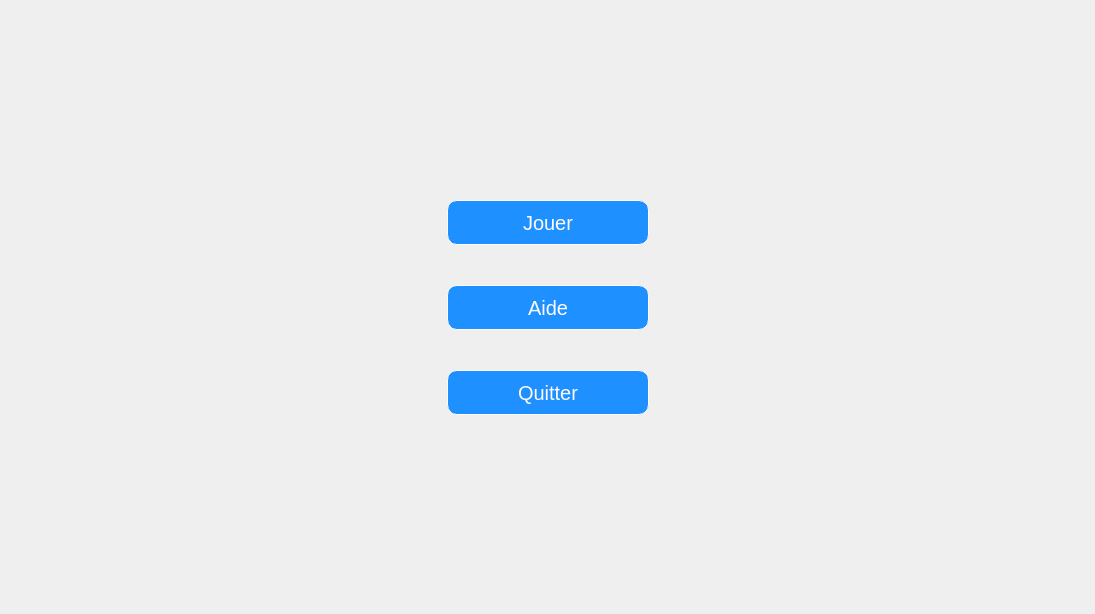
<?xml version="1.0" encoding="UTF-8"?>
<ui version="4.0">
 <class>MainWindow</class>
 <widget class="QMainWindow" name="MainWindow">
  <property name="geometry">
   <rect>
    <x>0</x>
    <y>0</y>
    <width>1095</width>
    <height>614</height>
   </rect>
  </property>
  <property name="minimumSize">
   <size>
    <width>20</width>
    <height>30</height>
   </size>
  </property>
  <property name="maximumSize">
   <size>
    <width>1292</width>
    <height>614</height>
   </size>
  </property>
  <property name="windowTitle">
   <string>MainWindow</string>
  </property>
  <property name="styleSheet">
   <string notr="true">QMainWindow
{
background-image: url(:/imgs/imgs/london.jpg);
background-image:no-repeat;
border-image:url(:/imgs/imgs/london.jpg) 0 0 0 0 stretch ;
}

QPushButton
{
	background-color:white;
}

</string>
  </property>
  <widget class="QWidget" name="centralWidget">
   <property name="styleSheet">
    <string notr="true"/>
   </property>
   <layout class="QVBoxLayout" name="verticalLayout_2">
    <item>
     <widget class="QStackedWidget" name="menu">
      <property name="styleSheet">
       <string notr="true"/>
      </property>
      <property name="currentIndex">
       <number>0</number>
      </property>
      <widget class="QWidget" name="start">
       <property name="styleSheet">
        <string notr="true">QPushButton
{
	width: 200px;
	border: 1px solid snow;
	border-radius: 10px 10px 10px 10px;
	background-color:DodgerBlue ;
	color:snow;
	font-size:20px;
}
QPushButton:hover
{
	background-color:DarkSlateBlue ;
}</string>
       </property>
       <layout class="QGridLayout" name="gridLayout">
        <item row="0" column="2">
         <spacer name="horizontalSpacer_2">
          <property name="orientation">
           <enum>Qt::Horizontal</enum>
          </property>
          <property name="sizeHint" stdset="0">
           <size>
            <width>40</width>
            <height>20</height>
           </size>
          </property>
         </spacer>
        </item>
        <item row="0" column="0">
         <spacer name="horizontalSpacer">
          <property name="orientation">
           <enum>Qt::Horizontal</enum>
          </property>
          <property name="sizeHint" stdset="0">
           <size>
            <width>40</width>
            <height>20</height>
           </size>
          </property>
         </spacer>
        </item>
        <item row="0" column="1">
         <layout class="QVBoxLayout" name="verticalLayout">
          <property name="spacing">
           <number>0</number>
          </property>
          <item>
           <spacer name="verticalSpacer">
            <property name="orientation">
             <enum>Qt::Vertical</enum>
            </property>
            <property name="sizeType">
             <enum>QSizePolicy::Expanding</enum>
            </property>
            <property name="sizeHint" stdset="0">
             <size>
              <width>20</width>
              <height>40</height>
             </size>
            </property>
           </spacer>
          </item>
          <item>
           <widget class="QPushButton" name="playB">
            <property name="sizePolicy">
             <sizepolicy hsizetype="Fixed" vsizetype="Fixed">
              <horstretch>0</horstretch>
              <verstretch>0</verstretch>
             </sizepolicy>
            </property>
            <property name="minimumSize">
             <size>
              <width>60</width>
              <height>45</height>
             </size>
            </property>
            <property name="styleSheet">
             <string notr="true"> font: 75 33pt &quot;Purisa&quot;;</string>
            </property>
            <property name="text">
             <string>Jouer</string>
            </property>
           </widget>
          </item>
          <item>
           <spacer name="verticalSpacer_3">
            <property name="orientation">
             <enum>Qt::Vertical</enum>
            </property>
            <property name="sizeType">
             <enum>QSizePolicy::Preferred</enum>
            </property>
            <property name="sizeHint" stdset="0">
             <size>
              <width>20</width>
              <height>40</height>
             </size>
            </property>
           </spacer>
          </item>
          <item>
           <widget class="QPushButton" name="help">
            <property name="minimumSize">
             <size>
              <width>60</width>
              <height>45</height>
             </size>
            </property>
            <property name="styleSheet">
             <string notr="true"> font: 75 33pt &quot;Purisa&quot;;</string>
            </property>
            <property name="text">
             <string>Aide</string>
            </property>
           </widget>
          </item>
          <item>
           <spacer name="verticalSpacer_4">
            <property name="orientation">
             <enum>Qt::Vertical</enum>
            </property>
            <property name="sizeType">
             <enum>QSizePolicy::Preferred</enum>
            </property>
            <property name="sizeHint" stdset="0">
             <size>
              <width>20</width>
              <height>40</height>
             </size>
            </property>
           </spacer>
          </item>
          <item>
           <widget class="QPushButton" name="pushButton_3">
            <property name="minimumSize">
             <size>
              <width>60</width>
              <height>45</height>
             </size>
            </property>
            <property name="styleSheet">
             <string notr="true"> font: 75 33pt &quot;Purisa&quot;;</string>
            </property>
            <property name="text">
             <string>Quitter</string>
            </property>
           </widget>
          </item>
          <item>
           <spacer name="verticalSpacer_2">
            <property name="orientation">
             <enum>Qt::Vertical</enum>
            </property>
            <property name="sizeHint" stdset="0">
             <size>
              <width>20</width>
              <height>40</height>
             </size>
            </property>
           </spacer>
          </item>
         </layout>
        </item>
       </layout>
      </widget>
      <widget class="QWidget" name="options">
       <property name="styleSheet">
        <string notr="true">QPushButton
{
	width: 200px;
	border: 1px solid snow;
	border-radius: 10px 10px 10px 10px;
	background-color:DodgerBlue ;
	color:snow;
	font-size:20px;
}
QPushButton:hover
{
	background-color:DarkSlateBlue ;
}</string>
       </property>
       <layout class="QVBoxLayout" name="verticalLayout_3">
        <item>
         <spacer name="verticalSpacer_8">
          <property name="orientation">
           <enum>Qt::Vertical</enum>
          </property>
          <property name="sizeHint" stdset="0">
           <size>
            <width>20</width>
            <height>40</height>
           </size>
          </property>
         </spacer>
        </item>
        <item>
         <layout class="QHBoxLayout" name="horizontalLayout_5">
          <item>
           <spacer name="horizontalSpacer_4">
            <property name="orientation">
             <enum>Qt::Horizontal</enum>
            </property>
            <property name="sizeHint" stdset="0">
             <size>
              <width>40</width>
              <height>20</height>
             </size>
            </property>
           </spacer>
          </item>
          <item>
           <widget class="QPushButton" name="back">
            <property name="text">
             <string>Retour</string>
            </property>
           </widget>
          </item>
          <item>
           <widget class="QPushButton" name="nb4">
            <property name="minimumSize">
             <size>
              <width>169</width>
              <height>25</height>
             </size>
            </property>
            <property name="text">
             <string>4</string>
            </property>
           </widget>
          </item>
          <item>
           <widget class="QPushButton" name="nb5">
            <property name="text">
             <string>5</string>
            </property>
           </widget>
          </item>
          <item>
           <widget class="QPushButton" name="nb6">
            <property name="text">
             <string>6</string>
            </property>
           </widget>
          </item>
          <item>
           <widget class="QPushButton" name="nb7">
            <property name="text">
             <string>7</string>
            </property>
           </widget>
          </item>
          <item>
           <widget class="QPushButton" name="nb8">
            <property name="text">
             <string>8</string>
            </property>
           </widget>
          </item>
          <item>
           <spacer name="horizontalSpacer_5">
            <property name="orientation">
             <enum>Qt::Horizontal</enum>
            </property>
            <property name="sizeHint" stdset="0">
             <size>
              <width>40</width>
              <height>20</height>
             </size>
            </property>
           </spacer>
          </item>
         </layout>
        </item>
        <item>
         <spacer name="verticalSpacer_5">
          <property name="orientation">
           <enum>Qt::Vertical</enum>
          </property>
          <property name="sizeHint" stdset="0">
           <size>
            <width>20</width>
            <height>40</height>
           </size>
          </property>
         </spacer>
        </item>
        <item>
         <layout class="QHBoxLayout" name="horizontalLayout_7">
          <property name="leftMargin">
           <number>0</number>
          </property>
          <property name="rightMargin">
           <number>0</number>
          </property>
          <item>
           <spacer name="horizontalSpacer_7">
            <property name="orientation">
             <enum>Qt::Horizontal</enum>
            </property>
            <property name="sizeHint" stdset="0">
             <size>
              <width>40</width>
              <height>20</height>
             </size>
            </property>
           </spacer>
          </item>
          <item>
           <layout class="QGridLayout" name="gridPseudo"/>
          </item>
          <item>
           <spacer name="horizontalSpacer_6">
            <property name="orientation">
             <enum>Qt::Horizontal</enum>
            </property>
            <property name="sizeHint" stdset="0">
             <size>
              <width>40</width>
              <height>20</height>
             </size>
            </property>
           </spacer>
          </item>
         </layout>
        </item>
        <item>
         <spacer name="verticalSpacer_6">
          <property name="orientation">
           <enum>Qt::Vertical</enum>
          </property>
          <property name="sizeHint" stdset="0">
           <size>
            <width>20</width>
            <height>40</height>
           </size>
          </property>
         </spacer>
        </item>
        <item>
         <layout class="QHBoxLayout" name="horizontalLayout_6">
          <item>
           <spacer name="horizontalSpacer_3">
            <property name="orientation">
             <enum>Qt::Horizontal</enum>
            </property>
            <property name="sizeHint" stdset="0">
             <size>
              <width>40</width>
              <height>20</height>
             </size>
            </property>
           </spacer>
          </item>
          <item>
           <spacer name="horizontalSpacer_9">
            <property name="orientation">
             <enum>Qt::Horizontal</enum>
            </property>
            <property name="sizeHint" stdset="0">
             <size>
              <width>40</width>
              <height>20</height>
             </size>
            </property>
           </spacer>
          </item>
          <item>
           <widget class="QPushButton" name="go">
            <property name="minimumSize">
             <size>
              <width>20</width>
              <height>40</height>
             </size>
            </property>
            <property name="text">
             <string>COMMENCER !</string>
            </property>
           </widget>
          </item>
          <item>
           <spacer name="horizontalSpacer_8">
            <property name="orientation">
             <enum>Qt::Horizontal</enum>
            </property>
            <property name="sizeHint" stdset="0">
             <size>
              <width>40</width>
              <height>20</height>
             </size>
            </property>
           </spacer>
          </item>
         </layout>
        </item>
        <item>
         <spacer name="verticalSpacer_7">
          <property name="orientation">
           <enum>Qt::Vertical</enum>
          </property>
          <property name="sizeHint" stdset="0">
           <size>
            <width>20</width>
            <height>40</height>
           </size>
          </property>
         </spacer>
        </item>
       </layout>
      </widget>
      <widget class="QWidget" name="board">
       <layout class="QVBoxLayout" name="verticalLayout_5">
        <item>
         <spacer name="verticalSpacer_11">
          <property name="orientation">
           <enum>Qt::Vertical</enum>
          </property>
          <property name="sizeHint" stdset="0">
           <size>
            <width>20</width>
            <height>40</height>
           </size>
          </property>
         </spacer>
        </item>
        <item>
         <layout class="QVBoxLayout" name="verticalLayout_4">
          <property name="bottomMargin">
           <number>0</number>
          </property>
          <item>
           <layout class="QHBoxLayout" name="horizontalLayout_10">
            <item>
             <spacer name="horizontalSpacer_15">
              <property name="orientation">
               <enum>Qt::Horizontal</enum>
              </property>
              <property name="sizeHint" stdset="0">
               <size>
                <width>40</width>
                <height>20</height>
               </size>
              </property>
             </spacer>
            </item>
            <item>
             <widget class="QPushButton" name="backOptions">
              <property name="styleSheet">
               <string notr="true">QPushButton
{
	width: 200px;
	border: 1px solid snow;
	border-radius: 10px 10px 10px 10px;
	background-color:DodgerBlue ;
	color:snow;
	font-size:20px;
}
QPushButton:hover
{
	background-color:#ff6666 ;
}</string>
              </property>
              <property name="text">
               <string>back</string>
              </property>
             </widget>
            </item>
            <item>
             <spacer name="horizontalSpacer_11">
              <property name="orientation">
               <enum>Qt::Horizontal</enum>
              </property>
              <property name="sizeHint" stdset="0">
               <size>
                <width>40</width>
                <height>20</height>
               </size>
              </property>
             </spacer>
            </item>
            <item>
             <widget class="QLabel" name="label">
              <property name="minimumSize">
               <size>
                <width>100</width>
                <height>0</height>
               </size>
              </property>
              <property name="styleSheet">
               <string notr="true">QLabel
{
	border: 1px solid snow;
	border-radius: 10px 10px 10px 10px;
	background-color:DodgerBlue ;
	color:snow;
	font-size:20px;
}</string>
              </property>
              <property name="text">
               <string>Round</string>
              </property>
              <property name="alignment">
               <set>Qt::AlignCenter</set>
              </property>
             </widget>
            </item>
            <item>
             <spacer name="horizontalSpacer_16">
              <property name="orientation">
               <enum>Qt::Horizontal</enum>
              </property>
              <property name="sizeType">
               <enum>QSizePolicy::Minimum</enum>
              </property>
              <property name="sizeHint" stdset="0">
               <size>
                <width>40</width>
                <height>20</height>
               </size>
              </property>
             </spacer>
            </item>
            <item>
             <widget class="QLabel" name="label_2">
              <property name="minimumSize">
               <size>
                <width>100</width>
                <height>0</height>
               </size>
              </property>
              <property name="styleSheet">
               <string notr="true">QLabel
{
	border: 1px solid snow;
	border-radius: 10px 10px 10px 10px;
	background-color:DodgerBlue ;
	color:snow;
	font-size:20px;
}</string>
              </property>
              <property name="text">
               <string>Defusings</string>
              </property>
              <property name="alignment">
               <set>Qt::AlignCenter</set>
              </property>
             </widget>
            </item>
            <item>
             <spacer name="horizontalSpacer_17">
              <property name="orientation">
               <enum>Qt::Horizontal</enum>
              </property>
              <property name="sizeType">
               <enum>QSizePolicy::Minimum</enum>
              </property>
              <property name="sizeHint" stdset="0">
               <size>
                <width>40</width>
                <height>20</height>
               </size>
              </property>
             </spacer>
            </item>
            <item>
             <widget class="QLabel" name="label_3">
              <property name="minimumSize">
               <size>
                <width>100</width>
                <height>0</height>
               </size>
              </property>
              <property name="baseSize">
               <size>
                <width>20</width>
                <height>30</height>
               </size>
              </property>
              <property name="styleSheet">
               <string notr="true">QLabel
{
	border: 1px solid snow;
	border-radius: 10px 10px 10px 10px;
	background-color:DodgerBlue ;
	color:snow;
	font-size:20px;
}</string>
              </property>
              <property name="text">
               <string>Tour</string>
              </property>
              <property name="alignment">
               <set>Qt::AlignCenter</set>
              </property>
             </widget>
            </item>
            <item>
             <spacer name="horizontalSpacer_12">
              <property name="orientation">
               <enum>Qt::Horizontal</enum>
              </property>
              <property name="sizeHint" stdset="0">
               <size>
                <width>20</width>
                <height>20</height>
               </size>
              </property>
             </spacer>
            </item>
           </layout>
          </item>
          <item>
           <spacer name="verticalSpacer_9">
            <property name="orientation">
             <enum>Qt::Vertical</enum>
            </property>
            <property name="sizeHint" stdset="0">
             <size>
              <width>20</width>
              <height>40</height>
             </size>
            </property>
           </spacer>
          </item>
          <item>
           <layout class="QHBoxLayout" name="horizontalLayout_11">
            <item>
             <spacer name="horizontalSpacer_13">
              <property name="orientation">
               <enum>Qt::Horizontal</enum>
              </property>
              <property name="sizeHint" stdset="0">
               <size>
                <width>40</width>
                <height>20</height>
               </size>
              </property>
             </spacer>
            </item>
            <item>
             <spacer name="horizontalSpacer_20">
              <property name="orientation">
               <enum>Qt::Horizontal</enum>
              </property>
              <property name="sizeHint" stdset="0">
               <size>
                <width>40</width>
                <height>20</height>
               </size>
              </property>
             </spacer>
            </item>
            <item>
             <spacer name="horizontalSpacer_21">
              <property name="orientation">
               <enum>Qt::Horizontal</enum>
              </property>
              <property name="sizeHint" stdset="0">
               <size>
                <width>40</width>
                <height>20</height>
               </size>
              </property>
             </spacer>
            </item>
            <item>
             <widget class="QLineEdit" name="round">
              <property name="minimumSize">
               <size>
                <width>0</width>
                <height>0</height>
               </size>
              </property>
             </widget>
            </item>
            <item>
             <widget class="QLineEdit" name="nbDefusing"/>
            </item>
            <item>
             <widget class="QLineEdit" name="tour"/>
            </item>
            <item>
             <spacer name="horizontalSpacer_14">
              <property name="orientation">
               <enum>Qt::Horizontal</enum>
              </property>
              <property name="sizeHint" stdset="0">
               <size>
                <width>40</width>
                <height>20</height>
               </size>
              </property>
             </spacer>
            </item>
           </layout>
          </item>
         </layout>
        </item>
        <item>
         <spacer name="verticalSpacer_10">
          <property name="orientation">
           <enum>Qt::Vertical</enum>
          </property>
          <property name="sizeHint" stdset="0">
           <size>
            <width>20</width>
            <height>40</height>
           </size>
          </property>
         </spacer>
        </item>
        <item>
         <layout class="QHBoxLayout" name="horizontalLayout_8">
          <item>
           <spacer name="horizontalSpacer_19">
            <property name="orientation">
             <enum>Qt::Horizontal</enum>
            </property>
            <property name="sizeHint" stdset="0">
             <size>
              <width>40</width>
              <height>20</height>
             </size>
            </property>
           </spacer>
          </item>
          <item>
           <widget class="QPushButton" name="role">
            <property name="minimumSize">
             <size>
              <width>200</width>
              <height>300</height>
             </size>
            </property>
            <property name="styleSheet">
             <string notr="true"/>
            </property>
            <property name="text">
             <string/>
            </property>
           </widget>
          </item>
          <item>
           <spacer name="horizontalSpacer_10">
            <property name="orientation">
             <enum>Qt::Horizontal</enum>
            </property>
            <property name="sizeHint" stdset="0">
             <size>
              <width>40</width>
              <height>20</height>
             </size>
            </property>
           </spacer>
          </item>
          <item>
           <widget class="QPushButton" name="card1">
            <property name="minimumSize">
             <size>
              <width>100</width>
              <height>200</height>
             </size>
            </property>
            <property name="text">
             <string/>
            </property>
           </widget>
          </item>
          <item>
           <widget class="QPushButton" name="card2">
            <property name="minimumSize">
             <size>
              <width>100</width>
              <height>200</height>
             </size>
            </property>
            <property name="text">
             <string/>
            </property>
           </widget>
          </item>
          <item>
           <widget class="QPushButton" name="card3">
            <property name="minimumSize">
             <size>
              <width>100</width>
              <height>200</height>
             </size>
            </property>
            <property name="text">
             <string/>
            </property>
           </widget>
          </item>
          <item>
           <widget class="QPushButton" name="card4">
            <property name="minimumSize">
             <size>
              <width>100</width>
              <height>200</height>
             </size>
            </property>
            <property name="text">
             <string/>
            </property>
           </widget>
          </item>
          <item>
           <widget class="QPushButton" name="card5">
            <property name="minimumSize">
             <size>
              <width>100</width>
              <height>200</height>
             </size>
            </property>
            <property name="text">
             <string/>
            </property>
           </widget>
          </item>
          <item>
           <spacer name="horizontalSpacer_18">
            <property name="orientation">
             <enum>Qt::Horizontal</enum>
            </property>
            <property name="sizeHint" stdset="0">
             <size>
              <width>40</width>
              <height>20</height>
             </size>
            </property>
           </spacer>
          </item>
         </layout>
        </item>
        <item>
         <spacer name="verticalSpacer_13">
          <property name="orientation">
           <enum>Qt::Vertical</enum>
          </property>
          <property name="sizeHint" stdset="0">
           <size>
            <width>20</width>
            <height>40</height>
           </size>
          </property>
         </spacer>
        </item>
        <item>
         <layout class="QHBoxLayout" name="horizontalLayout">
          <item>
           <widget class="QPushButton" name="player1">
            <property name="sizePolicy">
             <sizepolicy hsizetype="Fixed" vsizetype="Fixed">
              <horstretch>0</horstretch>
              <verstretch>0</verstretch>
             </sizepolicy>
            </property>
            <property name="minimumSize">
             <size>
              <width>100</width>
              <height>170</height>
             </size>
            </property>
            <property name="styleSheet">
             <string notr="true"/>
            </property>
            <property name="text">
             <string/>
            </property>
           </widget>
          </item>
          <item>
           <widget class="QPushButton" name="player2">
            <property name="sizePolicy">
             <sizepolicy hsizetype="Fixed" vsizetype="Fixed">
              <horstretch>0</horstretch>
              <verstretch>0</verstretch>
             </sizepolicy>
            </property>
            <property name="minimumSize">
             <size>
              <width>100</width>
              <height>170</height>
             </size>
            </property>
            <property name="styleSheet">
             <string notr="true"/>
            </property>
            <property name="text">
             <string/>
            </property>
           </widget>
          </item>
          <item>
           <widget class="QPushButton" name="player3">
            <property name="sizePolicy">
             <sizepolicy hsizetype="Fixed" vsizetype="Fixed">
              <horstretch>0</horstretch>
              <verstretch>0</verstretch>
             </sizepolicy>
            </property>
            <property name="minimumSize">
             <size>
              <width>100</width>
              <height>170</height>
             </size>
            </property>
            <property name="styleSheet">
             <string notr="true"/>
            </property>
            <property name="text">
             <string/>
            </property>
           </widget>
          </item>
          <item>
           <widget class="QPushButton" name="player4">
            <property name="sizePolicy">
             <sizepolicy hsizetype="Fixed" vsizetype="Fixed">
              <horstretch>0</horstretch>
              <verstretch>0</verstretch>
             </sizepolicy>
            </property>
            <property name="minimumSize">
             <size>
              <width>100</width>
              <height>170</height>
             </size>
            </property>
            <property name="styleSheet">
             <string notr="true"/>
            </property>
            <property name="text">
             <string/>
            </property>
           </widget>
          </item>
          <item>
           <widget class="QPushButton" name="player5">
            <property name="sizePolicy">
             <sizepolicy hsizetype="Fixed" vsizetype="Fixed">
              <horstretch>0</horstretch>
              <verstretch>0</verstretch>
             </sizepolicy>
            </property>
            <property name="minimumSize">
             <size>
              <width>100</width>
              <height>170</height>
             </size>
            </property>
            <property name="styleSheet">
             <string notr="true"/>
            </property>
            <property name="text">
             <string/>
            </property>
           </widget>
          </item>
          <item>
           <widget class="QPushButton" name="player6">
            <property name="sizePolicy">
             <sizepolicy hsizetype="Fixed" vsizetype="Fixed">
              <horstretch>0</horstretch>
              <verstretch>0</verstretch>
             </sizepolicy>
            </property>
            <property name="minimumSize">
             <size>
              <width>100</width>
              <height>170</height>
             </size>
            </property>
            <property name="styleSheet">
             <string notr="true"/>
            </property>
            <property name="text">
             <string/>
            </property>
           </widget>
          </item>
          <item>
           <widget class="QPushButton" name="player7">
            <property name="sizePolicy">
             <sizepolicy hsizetype="Fixed" vsizetype="Fixed">
              <horstretch>0</horstretch>
              <verstretch>0</verstretch>
             </sizepolicy>
            </property>
            <property name="minimumSize">
             <size>
              <width>100</width>
              <height>170</height>
             </size>
            </property>
            <property name="styleSheet">
             <string notr="true"/>
            </property>
            <property name="text">
             <string/>
            </property>
           </widget>
          </item>
          <item>
           <widget class="QPushButton" name="player8">
            <property name="sizePolicy">
             <sizepolicy hsizetype="Fixed" vsizetype="Fixed">
              <horstretch>0</horstretch>
              <verstretch>0</verstretch>
             </sizepolicy>
            </property>
            <property name="minimumSize">
             <size>
              <width>100</width>
              <height>170</height>
             </size>
            </property>
            <property name="styleSheet">
             <string notr="true"/>
            </property>
            <property name="text">
             <string/>
            </property>
           </widget>
          </item>
         </layout>
        </item>
        <item>
         <spacer name="verticalSpacer_12">
          <property name="orientation">
           <enum>Qt::Vertical</enum>
          </property>
          <property name="sizeHint" stdset="0">
           <size>
            <width>20</width>
            <height>40</height>
           </size>
          </property>
         </spacer>
        </item>
       </layout>
      </widget>
      <widget class="QWidget" name="aide"/>
     </widget>
    </item>
   </layout>
  </widget>
 </widget>
 <layoutdefault spacing="6" margin="11"/>
 <resources/>
 <connections/>
</ui>
